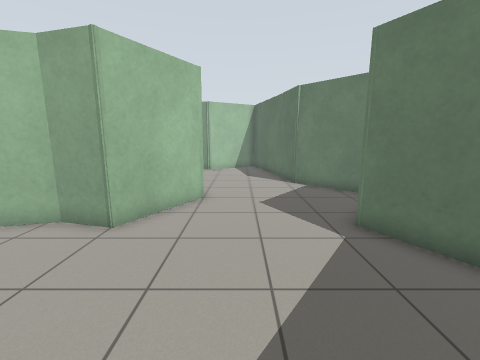
View 1 (above)

16 first-person views from a walk through a world built for the Gazebo simulator. The camera is 1.2 m above the floor, tilts 10° down and sees 90° across. The floor is counted in squares, 0.5 m on a side. Each view is taken from the middle of a square. On the plan, view 1 faces up. The plan holds only what a view shows up to about 16 squares ahead; the rest is blank.

View 2
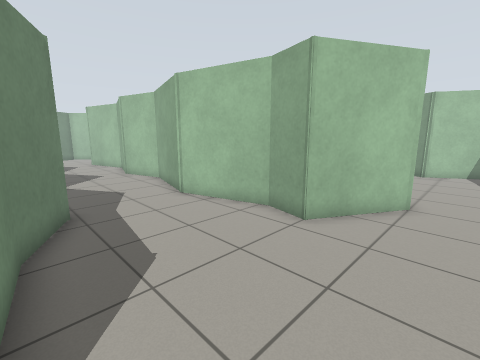

View 3
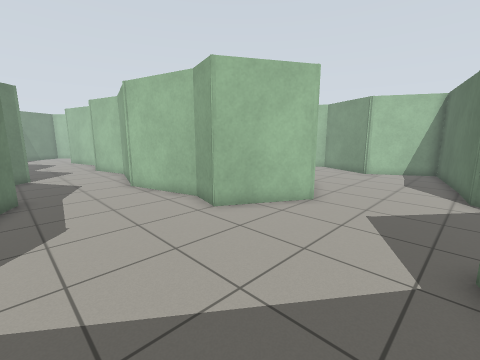

View 4
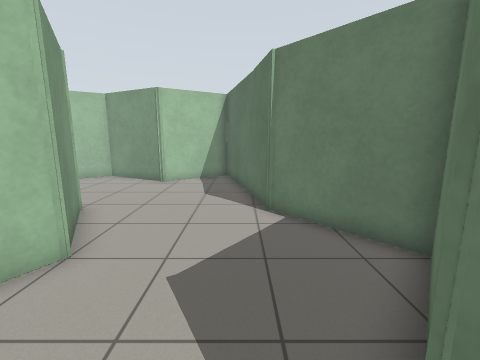

View 5
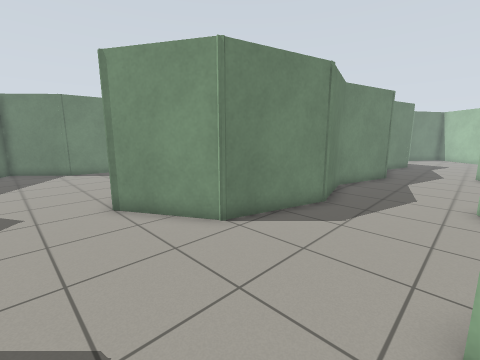

View 6
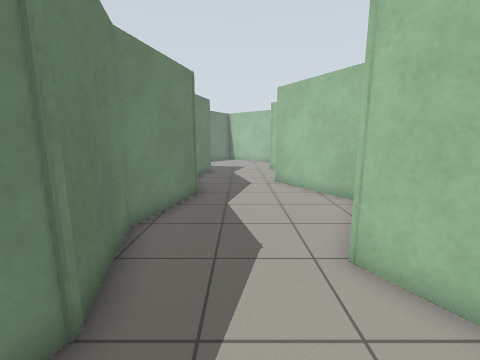

View 7
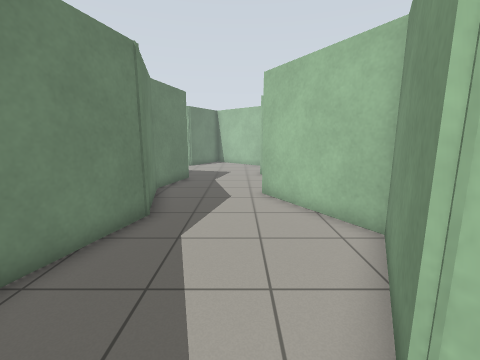

View 8
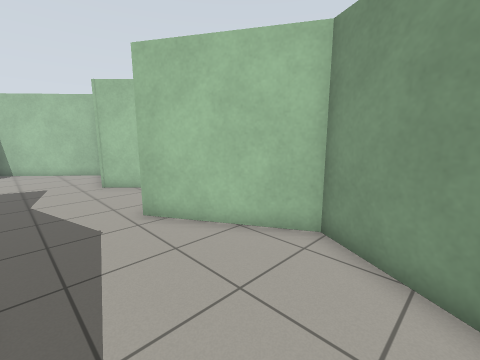

View 9
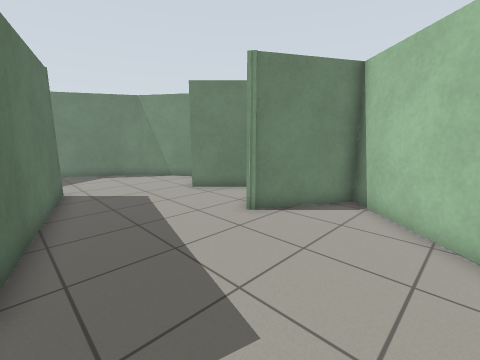

View 10
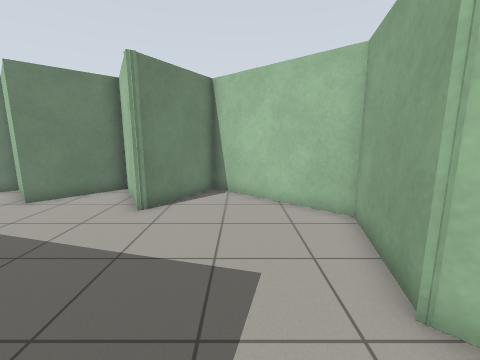

View 11
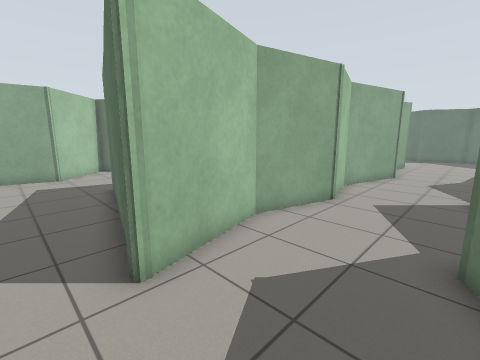

View 12
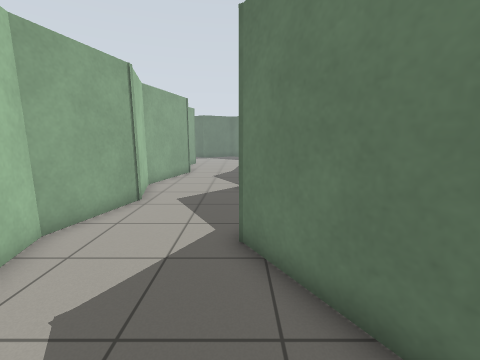

View 13
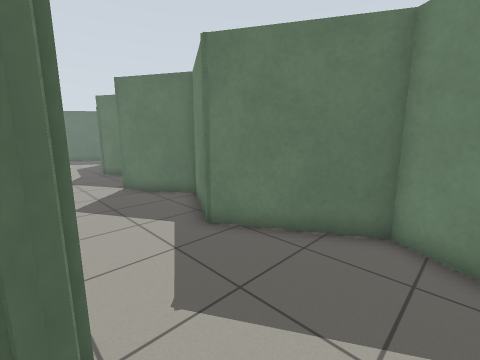

View 14
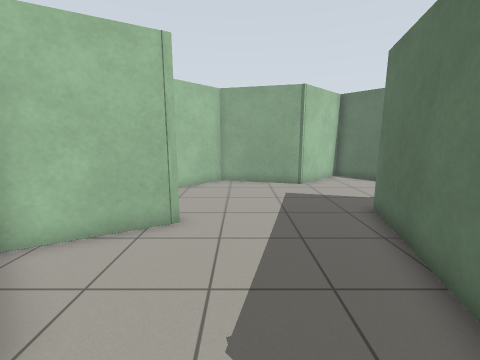

View 15
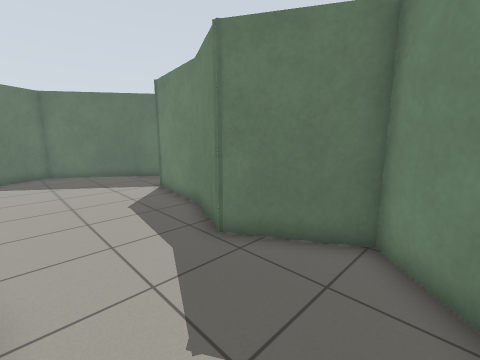

View 16
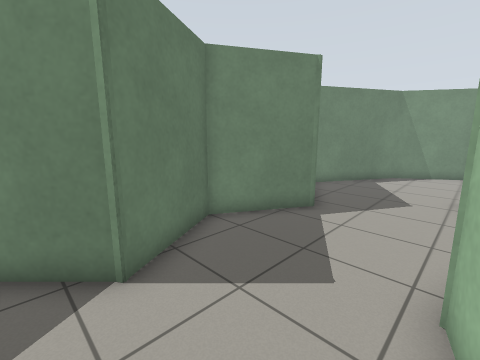

### Floor plan
Points are (right, up) in squares from view 1. A wall is a line through its corners. A room is listed if a view was taken in it or the views show most of it. See-through windows are left out.
Room 1 (views 1, 2, 3, 4, 5, 6, 7, 8, 15, 16)
walls: (3.1, 12.7) (1.2, 20.3) (-2.4, 18.2) (-6.1, 20) (-9.3, 18.2) (-13.7, 20.6) (-18.3, 17.9); (-2.2, -0.3) (0.7, -3) (5.1, 3.1) (3.2, 6.3) (5.9, 9.6) (2.9, 12.9); (-14.2, 2) (-11.6, -0.6) (-8.4, 1.2) (-5.9, 0) (-1.8, -0.5); (-16.2, 13.8) (-15.2, 14.1) (-11.1, 13) (-7.6, 14) (-3.4, 12.9) (-1.5, 9.5) (-3.4, 6.2) (-5.2, 6.6) (-9.3, 5.5) (-13.8, 6.7) (-15.7, 6.2)
ways out: opening at (-17.3, 16) to room 2; opening at (-15.3, 4) to room 2
Room 2 (views 9, 10, 11, 12, 13, 14)
walls: (-24.6, 5.8) (-24.6, 5.8) (-24.6, 5.8); (-24.7, 5.8) (-22.4, 13.9) (-19.3, 13) (-16.2, 13.8); (-28.6, 12.6) (-32.2, 10.7) (-29.6, 8.1) (-31.8, 5.8) (-29.6, 2.4) (-24.7, -0.4) (-20.7, 2) (-17.5, 0.1) (-14.2, 2); (-15.7, 6.2) (-16.9, 5.9) (-20.4, 6.9) (-24.5, 5.8); (-19.3, 19.4) (-20.8, 21.3) (-23.8, 18.4) (-28.1, 19.5) (-32.3, 14.8) (-28.8, 12.7) (-28.9, 12.4)
ways out: opening at (-17.3, 16) to room 1; opening at (-15.3, 4) to room 1

Where each view was taken, in squares from view 1:
view 1: 0 up, 0 right, facing up
view 2: 0 up, 0 right, facing up-left
view 3: 1 up, 3 right, facing up-left
view 4: 5 up, 2 right, facing up
view 5: 18 up, 1 right, facing down-left
view 6: 16 up, 5 left, facing left
view 7: 17 up, 8 left, facing left
view 8: 15 up, 11 left, facing up-left
view 9: 18 up, 23 left, facing down-left
view 10: 16 up, 21 left, facing left
view 11: 2 up, 26 left, facing up-right
view 12: 2 up, 26 left, facing right
view 13: 6 up, 26 left, facing down-right
view 14: 6 up, 27 left, facing up
view 15: 5 up, 13 left, facing down-right
view 16: 6 up, 13 left, facing down-left
